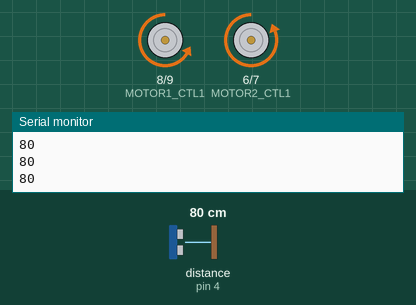
A sketch run on a simulated Arduino Uno, built with avr-gcc and run on an emulated ATmega328P. Parts: motor-driver pin pairs drawn as motors (green arrow = first pin HIGH = forward, orange = second pin HIGH = backward, longer = more drive, scaled by the enable pin), the last lines printed to the serial monitor. Wiring (inferred from the names in the program): ultrasonic range finder: trigger pin 5; echo pin 4. The test bench sets the inputs (shaded band); at power-on: distance to the obstacle (sensor on pin 4) 80 cm. The echo pulse lasts 58.3 µs per cm.

Above: at 1.2 s.
1.3 s: distance to the obstacle (sensor on pin 4) set to 24 cm
2.8 s: distance to the obstacle (sensor on pin 4) set to 19 cm
At 3.5 s:
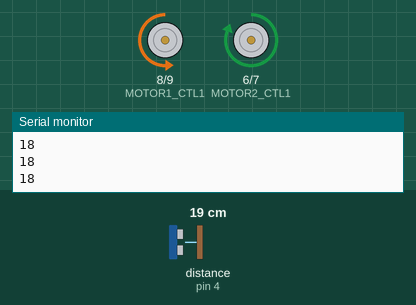
4.3 s: distance to the obstacle (sensor on pin 4) set to 2 cm
At 4.7 s:
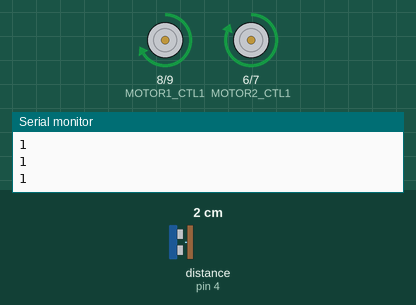
5.8 s: distance to the obstacle (sensor on pin 4) set to 18 cm
At 7.0 s:
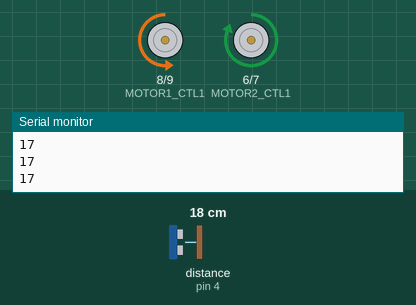
7.3 s: distance to the obstacle (sensor on pin 4) set to 4 cm
At 8.4 s:
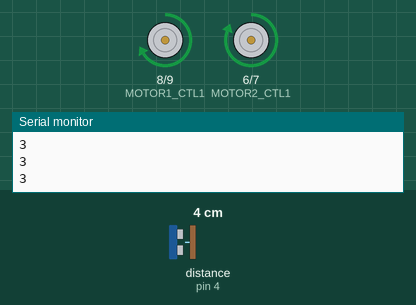
Timing chart, 0 to 9.8 s (numbered marks = the images above; inputs shaded):
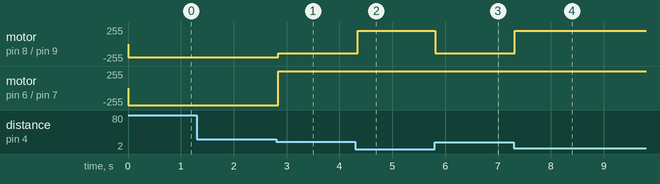

The sketch:

PIROB_obstaculos.ino
```cpp
/*********************************************************************************************

  Tutorial: Robot 4x4 con Arduino
  Autor: Oscar Gonzalez - 16 Octubre 2010
  http://blog.bricogeek.com/noticias/tutoriales/tutorial-robot-4x4-con-arduino/

 ********************************************************************************************/
#define MOTOR1_CTL1  8  // I1
#define MOTOR1_CTL2  9  // I2
#define MOTOR1_PWM   11 // EA

#define MOTOR2_CTL1  6  // I3
#define MOTOR2_CTL2  7  // I4
#define MOTOR2_PWM   10 // EB

#define MOTOR_DIR_FORWARD  0
#define MOTOR_DIR_BACKWARD   1

#define trigpin  5
#define echopin 4
#define dangerThresh  10 //threshold for obstacles (in cm)
#define cautionThresh  20 //threshold for obstacles (in cm)

long duration; //time it takes to recieve PING))) signal

void setup()
{
  Serial.begin(9600);
  // Setup pins for motor 1
   pinMode(MOTOR1_CTL1,OUTPUT);
   pinMode(MOTOR1_CTL2,OUTPUT);
   pinMode(MOTOR1_PWM,OUTPUT);

  // Setup pins for motor 2
   pinMode(MOTOR2_CTL1,OUTPUT);
   pinMode(MOTOR2_CTL2,OUTPUT);
   pinMode(MOTOR2_PWM,OUTPUT);

  //Setup pins for distance sensor
  pinMode(trigpin,OUTPUT);
  pinMode(echopin, INPUT);
}

void setSpeed(char motor_num, char motor_speed)
{
   if (motor_num == 1)
   {
      analogWrite(MOTOR1_PWM, motor_speed);
   }
   else
   {
      analogWrite(MOTOR2_PWM, motor_speed);
   }
}

void motorStart(char motor_num, byte direction)
{

   char pin_ctl1;
   char pin_ctl2;

   if (motor_num == 1)
   {
      pin_ctl1 = MOTOR1_CTL1;
      pin_ctl2 = MOTOR1_CTL2;
   }
   else
   {
      pin_ctl1 = MOTOR2_CTL1;
      pin_ctl2 = MOTOR2_CTL2;
   }

   switch (direction)
   {
     case MOTOR_DIR_FORWARD:
     {
       digitalWrite(pin_ctl1,LOW);
       digitalWrite(pin_ctl2,HIGH);
     }
     break;

     case MOTOR_DIR_BACKWARD:
     {
        digitalWrite(pin_ctl1,HIGH);
        digitalWrite(pin_ctl2,LOW);
     }
     break;
   }
}

void motorStop(char motor_num)
{
   setSpeed(motor_num, 0);
   if (motor_num == 1)
   {
     digitalWrite(MOTOR1_CTL1,HIGH);
     digitalWrite(MOTOR1_CTL2,HIGH);
   }
   else
   {
     digitalWrite(MOTOR2_CTL1,HIGH);
     digitalWrite(MOTOR2_CTL2,HIGH);
   }
}

void loop()
{

  int distanceFwd = ping();
  Serial.println(distanceFwd);
  if (distanceFwd>cautionThresh) //if path is clear
  {
    motorStart(1, MOTOR_DIR_FORWARD);
    setSpeed(1, 200);
    motorStart(2, MOTOR_DIR_FORWARD);
    setSpeed(2, 200);
  }
  else if (distanceFwd>dangerThresh)
  {
    motorStart(1, MOTOR_DIR_FORWARD);
    setSpeed(1, 140);
    motorStart(2, MOTOR_DIR_BACKWARD);
    setSpeed(2, 140);
  }
  else //if path is blocked
  {
    motorStart(1, MOTOR_DIR_BACKWARD);
    setSpeed(1, 200);
    motorStart(2, MOTOR_DIR_BACKWARD);
    setSpeed(2, 200);
  }
  delay(50);

}

long ping()
{
// Send out PING))) signal pulse
  pinMode(trigpin, OUTPUT);
  pinMode(echopin,INPUT);
  digitalWrite(trigpin, LOW);
  delayMicroseconds(2);
  digitalWrite(trigpin, HIGH);
  delayMicroseconds(10);
  digitalWrite(trigpin, LOW);

  //Get duration it takes to receive echo
  duration = pulseIn(echopin, HIGH);
  //Convert duration into distance
  //return duration;
  return duration / 29 / 2;
}
```

Measured:
- the behaviour switches between 22 and 21 cm on distance to the obstacle (sensor on pin 4) (found by bisection; images 0 and 1)
- after the input at 2.8 s, motor on pin 8 (MOTOR1_CTL1) / pin 9 (MOTOR1_CTL2): backward 200/255 → backward 140/255 at once; motor on pin 6 (MOTOR2_CTL1) / pin 7 (MOTOR2_CTL2): backward 255/255 → forward 255/255 at once
- after the input at 4.3 s, motor on pin 8 (MOTOR1_CTL1) / pin 9 (MOTOR1_CTL2): backward 140/255 → forward 200/255 at once
- after the input at 5.8 s, motor on pin 8 (MOTOR1_CTL1) / pin 9 (MOTOR1_CTL2): forward 200/255 → backward 140/255 at once
- after the input at 7.3 s, motor on pin 8 (MOTOR1_CTL1) / pin 9 (MOTOR1_CTL2): backward 140/255 → forward 200/255 at once
